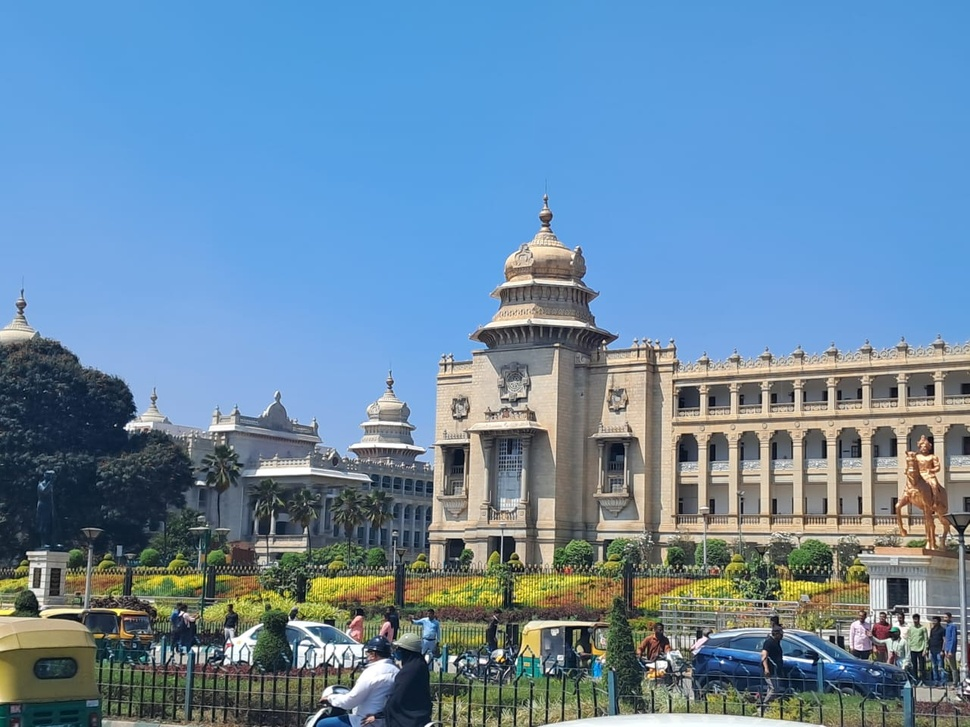
#> input picture VS_Batch2_1.jpg, 970 x 727 px, shrunk from 1280 x 960 before the run
$ jupyter execute Panorama_code.ipynb
#> lines starting #> are read from the running program, lines starting #| are printed output that depends on the picture
[cell 1]
import cv2
import numpy as np

def stitch(image1, image2):
    # Feature detection and description
    sift = cv2.SIFT_create()
    keypoints1, descriptors1 = sift.detectAndCompute(image1, None)
    keypoints2, descriptors2 = sift.detectAndCompute(image2, None)

    # Draw keypoints on images (for visualization)
    image1_with_keypoints = cv2.drawKeypoints(image1, keypoints1, None)
    image2_with_keypoints = cv2.drawKeypoints(image2, keypoints2, None)
    cv2.imwrite('image1_with_keypoints.jpg', image1_with_keypoints)
    cv2.imwrite('image2_with_keypoints.jpg', image2_with_keypoints)

    # BFMatcher with default params
    bf = cv2.BFMatcher()
    matches = bf.knnMatch(descriptors1, descriptors2, k=2)

    # Apply ratio test
    good_matches = []
    for m, n in matches:
        if m.distance < 0.75 * n.distance:
            good_matches.append(m)

    # RANSAC-based homography estimation
    src_pts = np.float32([keypoints2[m.trainIdx].pt for m in good_matches]).reshape(-1, 1, 2)
    dst_pts = np.float32([keypoints1[m.queryIdx].pt for m in good_matches]).reshape(-1, 1, 2)
    H, _ = cv2.findHomography(src_pts, dst_pts, cv2.RANSAC, 5.0)

    # Warp image1 onto image2
    height, width = image2.shape[:2]
    width += image1.shape[1]
    warped_image = cv2.warpPerspective(image2, H, (width, height))

    warped_image[:,:image1.shape[1]]=image1

    return warped_image

# Load images
image_paths = ['VS_Batch2_1.jpg', 'VS_Batch2_2.jpg', 'VS_Batch2_3.jpg']
images = [cv2.imread(path) for path in image_paths]
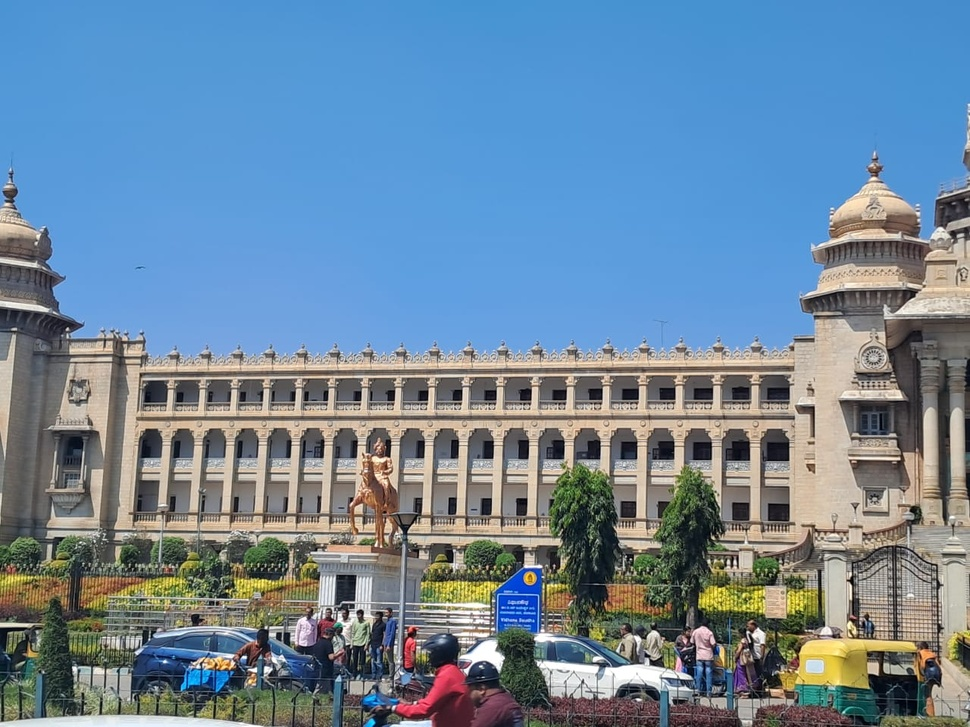
#> input picture VS_Batch2_2.jpg, 970 x 727 px, shrunk from 1280 x 960 before the run
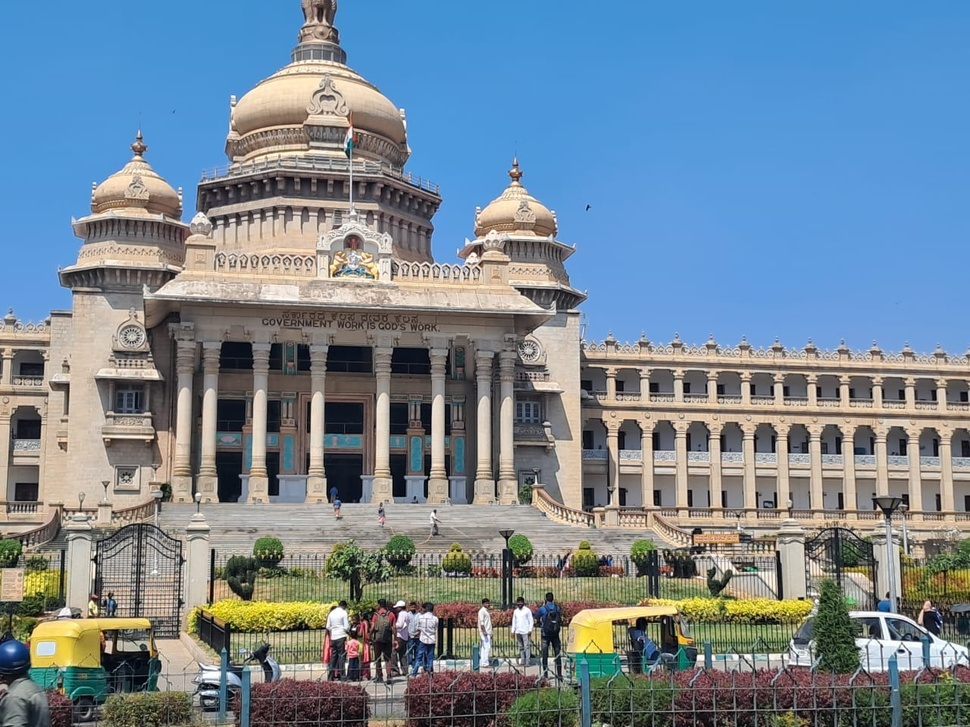
#> input picture VS_Batch2_3.jpg, 970 x 727 px, shrunk from 1280 x 960 before the run
#> images = 3 items

# Start stitching from the last photo
n = len(images)
#> n = 3
final_panorama = images[n-1]
#> final_panorama is the input picture: shape (727, 970, 3); mean B, G, R 148.9, 134.9, 116.7

for i in range( n-2 , -1 , -1):
    final_panorama = stitch(images[i],final_panorama)
#> this loop made 2 passes
#> matches in stitch on passes 1 to 2: 5602 matches, 4943 matches
#> pass 1, in stitch, `image1_with_keypoints = cv2.drawKeypoints(image1, keypoints1, None)`:
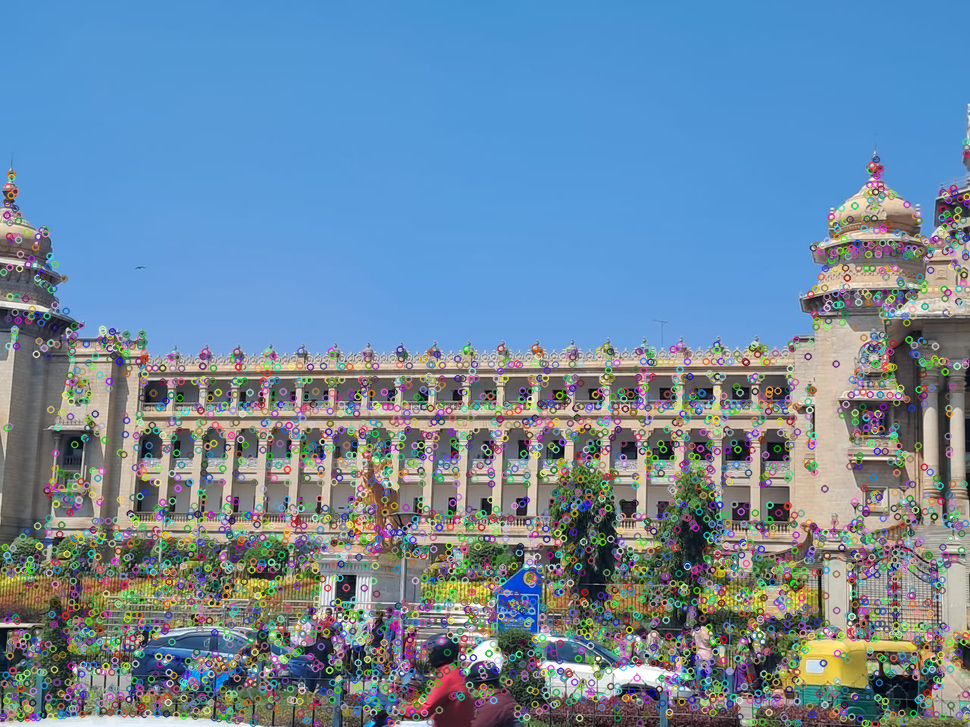
#> image1_with_keypoints: shape (727, 970, 3); mean B, G, R 159.7, 136.6, 109.8
#> pass 1, in stitch, `image2_with_keypoints = cv2.drawKeypoints(image2, keypoints2, None)`:
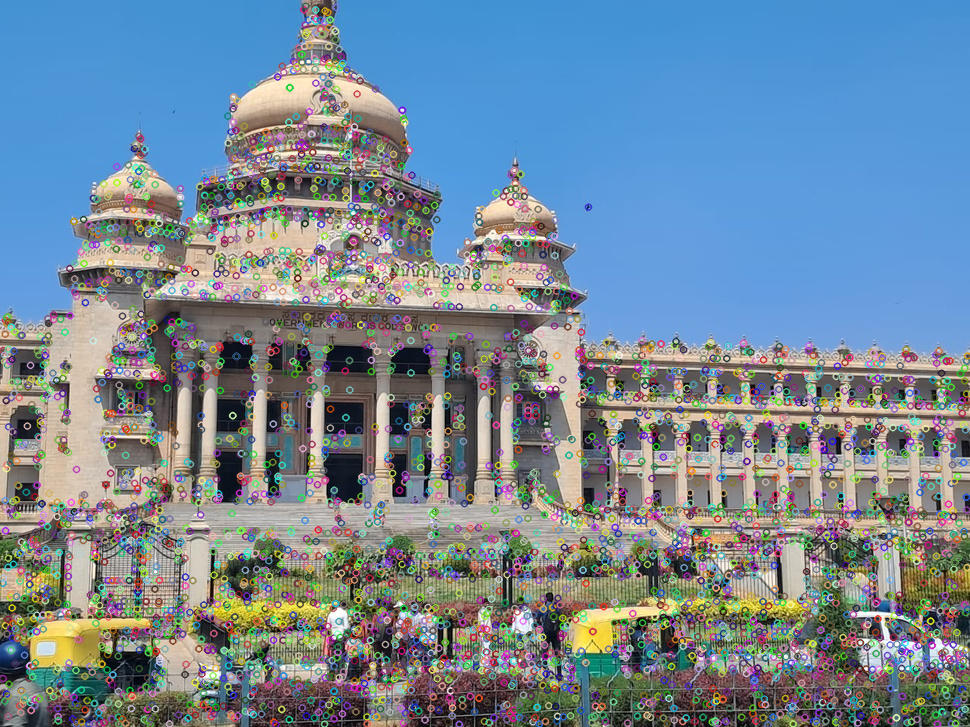
#> image2_with_keypoints: shape (727, 970, 3); mean B, G, R 150.9, 135.7, 116.6
#> pass 1, in stitch, `warped_image = cv2.warpPerspective(image2, H, (width, height))`:
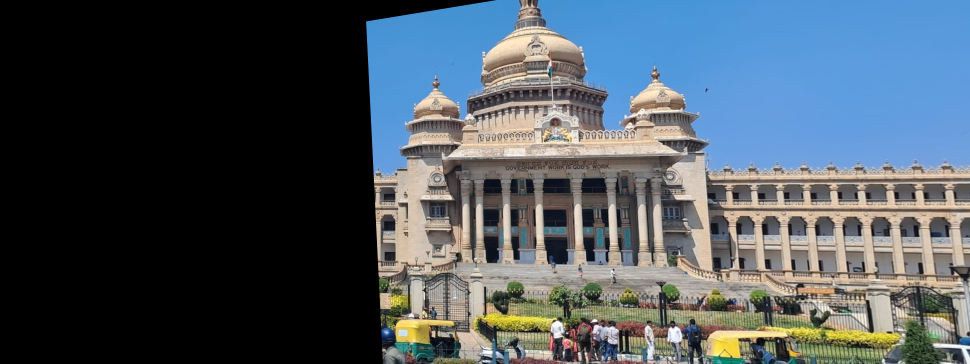
#> warped_image: shape (727, 1940, 3) (shown at 1/2 size); mean B, G, R 93.2, 84.9, 74.6
#> pass 1, `final_panorama = stitch(images[i],final_panorama)`:
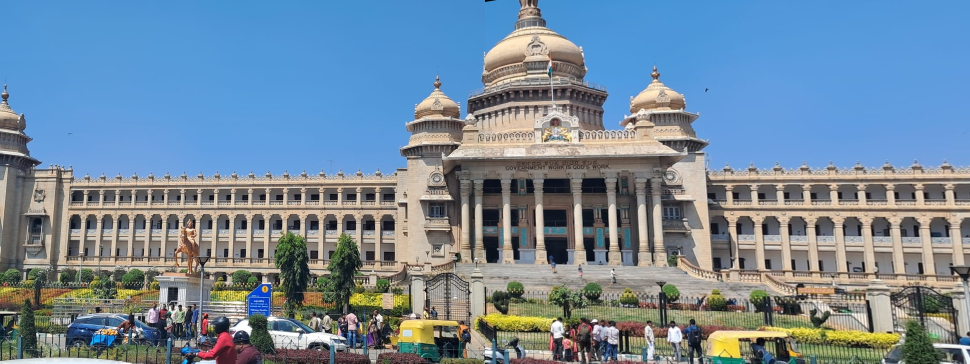
#> final_panorama: shape (727, 1940, 3) (shown at 1/2 size); mean B, G, R 154.9, 137.1, 115.6
#> after the loop:
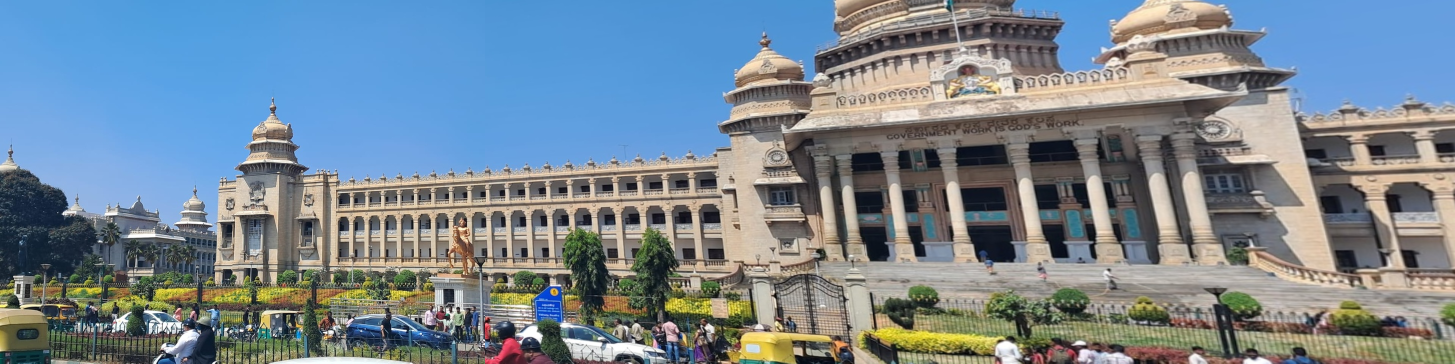
#> final_panorama: shape (727, 2910, 3) (shown at 1/2 size); mean B, G, R 146.1, 134.3, 118.9

# Display the final stitched panorama
cv2.imwrite('Final_Panorama.jpg', final_panorama)
#> Out = True
